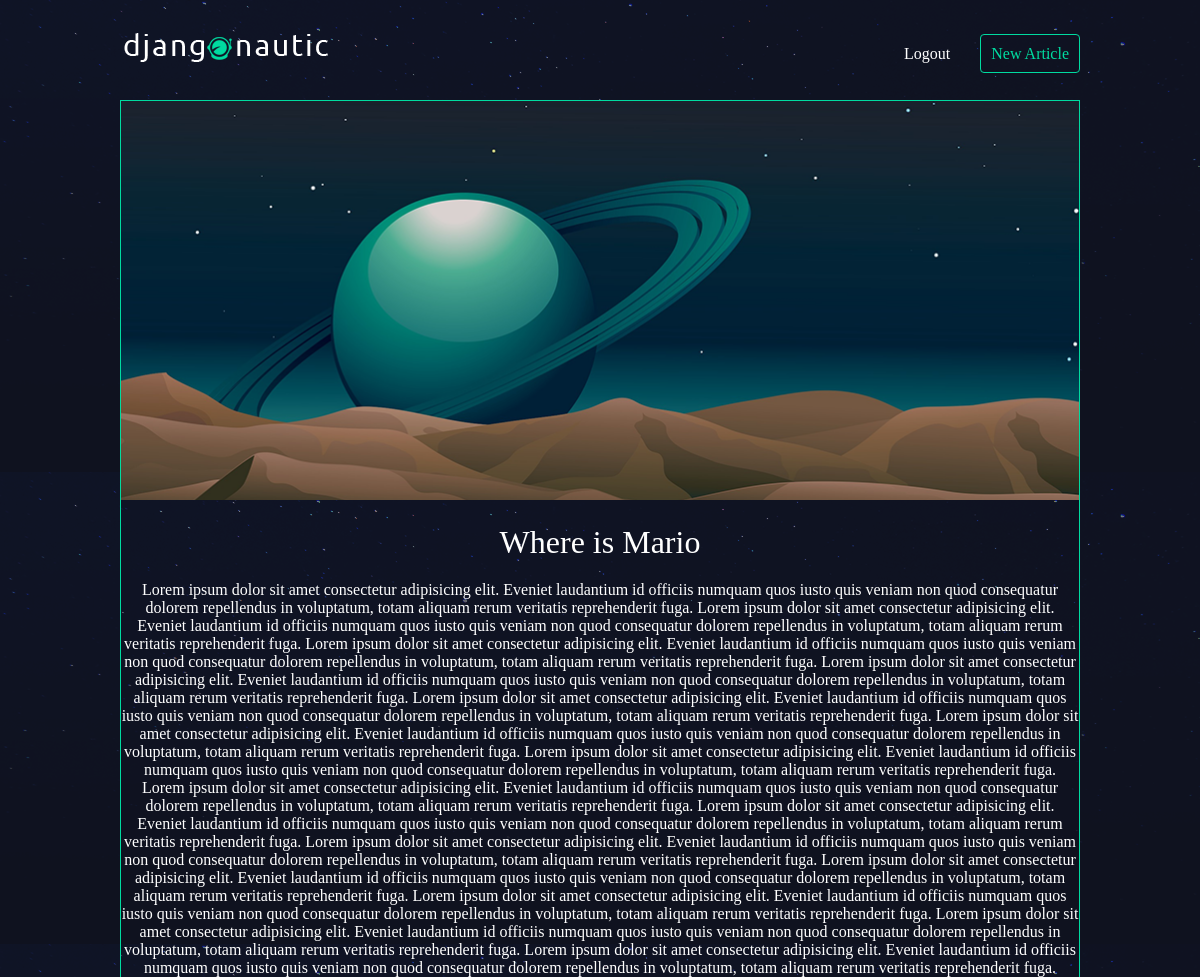
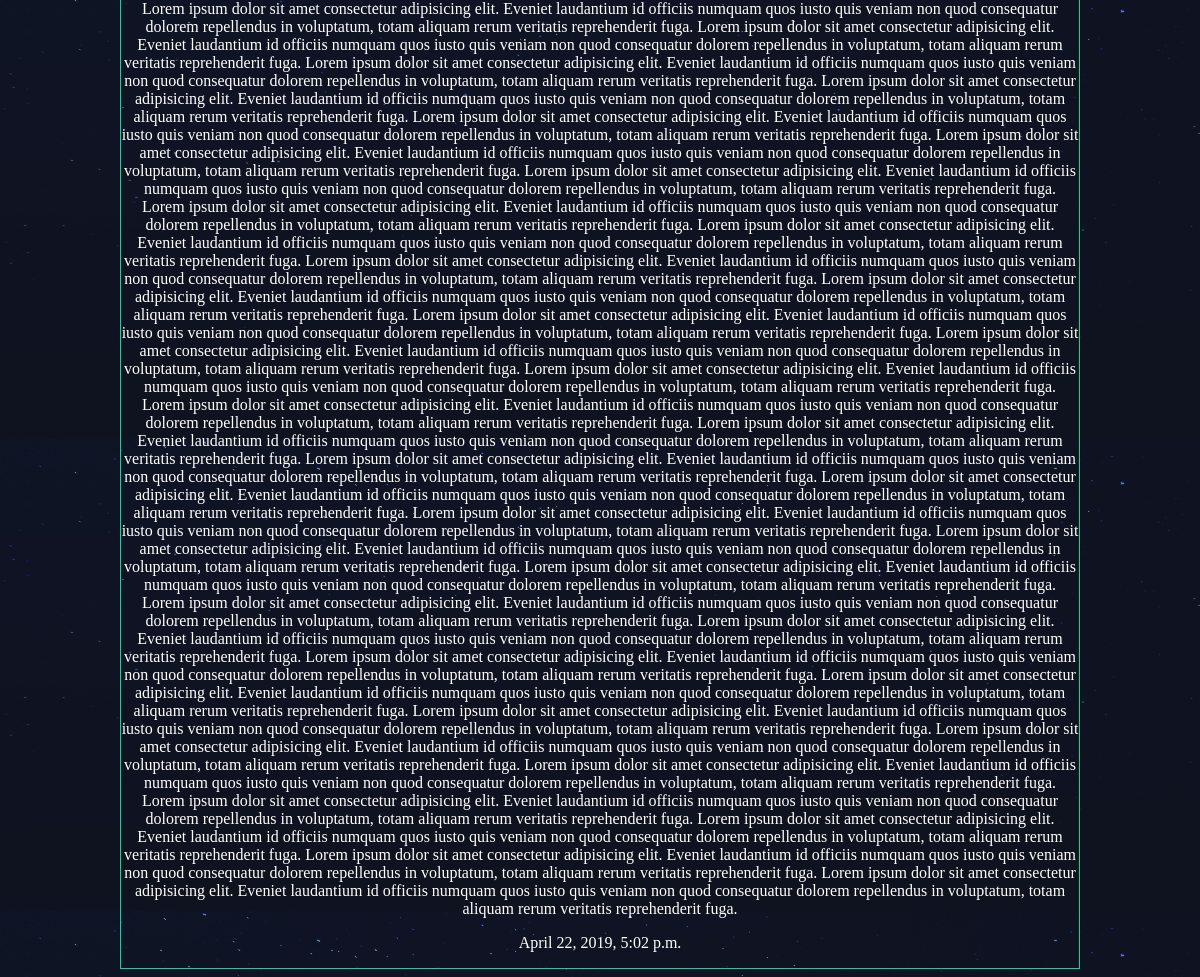
Screenshot of /articles/w (signed in) with the database file from the repository (2 pictures, top to bottom).
### articles/models.py (models this page shows, shortened)
class Article(models.Model):
    title=models.CharField(max_length=100)
    slug=models.SlugField()
    body=models.TextField()
    date=models.DateTimeField(auto_now_add=True)
    thumb=models.ImageField(default='default.png', blank=True)
    author=models.ForeignKey(User, default=None, on_delete=models.CASCADE)

### articles/views.py (the view)
# urls.py: path('<slug:slug>',views.article_detail,name='detail')
def article_detail(request,slug):
    article=Article.objects.get(slug=slug)
    return render(request,"articles/article_detail.html",{'article':article})

### articles/templates/articles/article_detail.html
{% extends "base_template.html" %}
{% block content %}
<div class="article-detail">
    <div class="article">
        <img src="{{ article.thumb.url }}"/>
        <h2>{{article.title}}</h2>
        <p>{{article.body}}</p>
        <p>{{article.date}}</p>
    </div>
</div>
{% endblock content %}

### assets/style.css (style rules this page uses)
body { background-color: #0f121f; background-image: url(stars.png); background-repeat-y: no-repeat; color: #fff; }
body * { font-family: Ubuntu; }
h1, h2, h3, h4, h5 { font-weight: normal; margin: 0; }
.article { padding: 10px; border: 1px solid #00dba0; position: relative; padding-bottom: 40px; }
.article h2 { font-size: 1.2em; }
.article-detail .article { padding: 0; }
.article-detail .article img { max-width: 100%; }
.article-detail .article h2 { text-align: center; margin: 20px auto; font-size: 2em; }
.article-detail .article p { text-align: center; }

### rows the page displays
Article: thumb (placeholder picture), title "Where is Mario", body "Lorem ipsum dolor sit amet consectetur adipisicing elit. Eveniet laudantium id officiis numquam quos iusto quis veniam non quod consequatur dolorem repellendus in voluptatum, totam aliquam rerum veritatis reprehenderit fuga. Lorem ipsum dolor sit amet consectetur adipisicing elit. Eveniet laudantium id officiis numquam quos iusto quis veniam non quod consequatur dolorem repellendus in voluptatum, totam aliquam rerum veritatis reprehenderit fuga. Lorem ipsum dolor sit amet consectetur adipisicing elit. Eveniet laudantium id officiis numquam quos iusto quis veniam non quod consequatur dolorem repellendus in voluptatum, totam aliquam rerum veritatis reprehenderit fuga. Lorem ipsum dolor sit…", date "April 22, 2019, 5:02 p.m."
